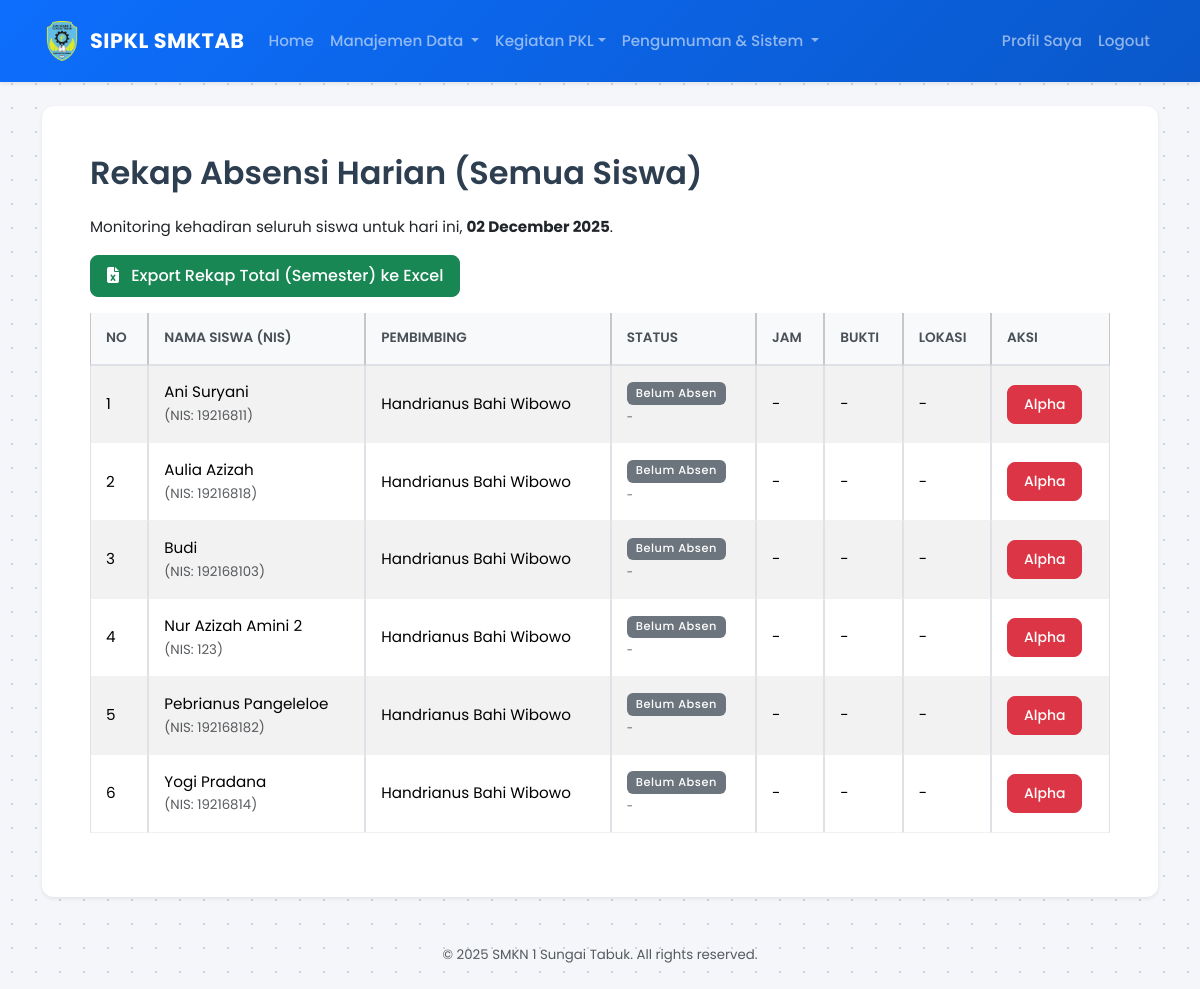
Before: /index.php?page=admin/rekap_absensi_harian (signed in) with the older database file.
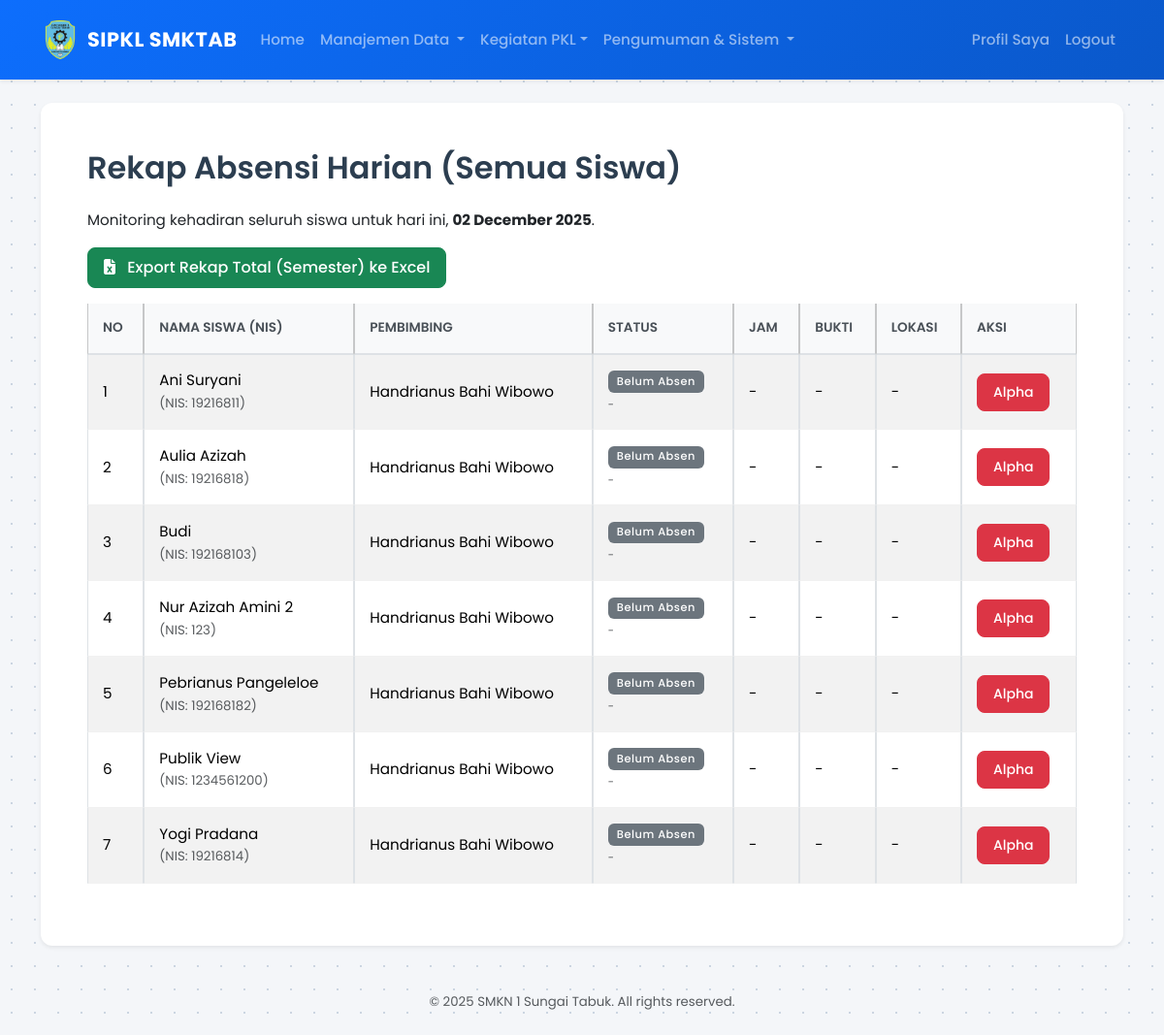
After: the same page with the newer database file.
### tables this page shows
CREATE TABLE `siswa` (
  `id_siswa` int(11) NOT NULL,
  `nis` varchar(20) NOT NULL,
  `nama_lengkap` varchar(100) NOT NULL,
  `jurusan` varchar(50) DEFAULT NULL,
  `kelas` varchar(10) DEFAULT NULL,
  `id_perusahaan` int(11) DEFAULT NULL,
  `id_pembimbing` int(11) DEFAULT NULL
);

CREATE TABLE `pembimbing` (
  `id_pembimbing` int(11) NOT NULL,
  `nip` varchar(30) DEFAULT NULL,
  `nama_guru` varchar(100) NOT NULL,
  `no_telp` varchar(20) DEFAULT NULL
);

### pages/admin/rekap_absensi_harian.php (the view, shortened to what the changed rows need)
<?php
$rekap_absensi = [];
try {
    $sql_siswa = "SELECT
                    siswa.id_siswa, siswa.nama_lengkap, siswa.nis,
                    pembimbing.nama_guru
                  FROM siswa
                  LEFT JOIN pembimbing ON siswa.id_pembimbing = pembimbing.id_pembimbing
                  ORDER BY siswa.nama_lengkap ASC";
    $stmt_siswa = $pdo->prepare($sql_siswa);
    $stmt_siswa->execute();
    $siswa_list = $stmt_siswa->fetchAll(PDO::FETCH_ASSOC);
    $absensi_hari_ini = [];
    foreach ($siswa_list as $siswa) {
        $id_siswa = $siswa['id_siswa'];
        if (isset($absensi_hari_ini[$id_siswa])) {
            $data = $absensi_hari_ini[$id_siswa];
            $siswa['status_absen'] = $data['status'];
            $siswa['jam_absen'] = $data['jam_absen'];
            $siswa['keterangan'] = $data['keterangan'];
            $siswa['bukti_foto'] = $data['bukti_foto'];
            $siswa['latitude'] = $data['latitude'];
            $siswa['longitude'] = $data['longitude'];
        } else {
            $siswa['status_absen'] = 'Belum Absen';
            $siswa['jam_absen'] = '-';
            $siswa['keterangan'] = '-';
            $siswa['bukti_foto'] = null;
            $siswa['latitude'] = null;
            $siswa['longitude'] = null;
        }
        $rekap_absensi[] = $siswa;
    }
} catch (PDOException $e) {
    echo "<div class='alert alert-danger' role='alert'>Gagal mengambil data: " . $e->getMessage() . "</div>";
}
?>
<h2 class="mb-4">Rekap Absensi Harian (Semua Siswa)</h2>
<div class="table-responsive">
    <table class="table table-striped table-hover table-bordered <?php echo (!empty($rekap_absensi) ? 'datatable' : ''); ?>">
        <thead class="table-light">
            <tr>
                <th>No</th>
                <th>Nama Siswa (NIS)</th>
                <th>Pembimbing</th>
                <th>Status</th>
                <th>Jam</th>
                <th>Bukti</th>
                <th>Lokasi</th>
                <th>Aksi</th>
            </tr>
        </thead>
        <tbody>
            <?php $no = 1; ?>
            <?php foreach ($rekap_absensi as $rekap): ?>
                <tr>
                    <td class="text-start"><?php echo $no++; ?></td>
                    <td class="text-start" style="min-width: 150px;">
                        <?php echo htmlspecialchars($rekap['nama_lengkap']); ?>
                        <br><small class="text-muted">(NIS: <?php echo htmlspecialchars($rekap['nis']); ?>)</small>
                    </td>
                    <td class="text-start">
                        <?php echo htmlspecialchars(isset($rekap['nama_guru']) ? $rekap['nama_guru'] : '-'); ?>
                    </td>
                    <td class="text-start">
                        <?php
                            $status = $rekap['status_absen'];
                            $class_badge = 'bg-secondary';
                        ?>
                        <span class="badge <?php echo $class_badge; ?>"><?php echo htmlspecialchars($status); ?></span>
                        <?php if(!empty($rekap['keterangan'])): ?>
                            <br><small class="text-muted" style="font-size: 0.75em;"><?php echo substr($rekap['keterangan'], 0, 20); ?></small>
                        <?php endif; ?>
                    </td>
                    <td class="text-start"><?php echo htmlspecialchars($rekap['jam_absen']); ?></td>
                    <td class="text-start" style="min-width: 70px;">
                        <?php if ($rekap['bukti_foto']): ?>
                            <button type="button" class="btn btn-sm btn-outline-primary"
                                    data-bs-toggle="modal"
                                    data-bs-target="#fotoModal"
                                    data-foto="assets/uploads/<?php echo htmlspecialchars($rekap['bukti_foto']); ?>"
                                    data-nama="<?php echo htmlspecialchars($rekap['nama_lengkap']); ?>">
                                <i class="fas fa-image"></i>
                            </button>
                        <?php else: ?> - <?php endif; ?>
                    </td>
                    <td class="text-start" style="min-width: 70px;">
                        <?php if (!empty($rekap['latitude']) && !empty($rekap['longitude'])): ?>
                            <button type="button" class="btn btn-sm btn-outline-info"
                                    data-bs-toggle="modal"
                                    data-bs-target="#mapModal"
                                    data-lat="<?php echo $rekap['latitude']; ?>"
                                    data-lon="<?php echo $rekap['longitude']; ?>"
                                    data-nama="<?php echo htmlspecialchars($rekap['nama_lengkap']); ?>">
                                <i class="fas fa-map-marker-alt"></i>
                            </button>
                        <?php else: ?> - <?php endif; ?>
                    </td>
                    <td class="text-start">
                        <?php if ($rekap['status_absen'] == 'Belum Absen'): ?>
                            <a href="index.php?page=admin/rekap_absensi_harian&aksi=tandai_alpha&id_siswa=<?php echo $rekap['id_siswa']; ?>"
                               class="btn btn-sm btn-danger"
                               onclick="return confirm('Yakin menandai siswa ini sebagai ALPHA?')">
                               Alpha
                            </a>
                        <?php else: ?>
                             <span class="text-muted small"><i class="fas fa-check-circle"></i></span>
                        <?php endif; ?>
                    </td>
                </tr>
            <?php endforeach; ?>
        </tbody>
    </table>
</div>

Changed rows visible on the page:
added siswa: nama_lengkap "Publik View", nis "1234561200", id_pembimbing.nama_guru "Handrianus Bahi Wibowo", status "Belum Absen", keterangan "-", jam_absen "-"
